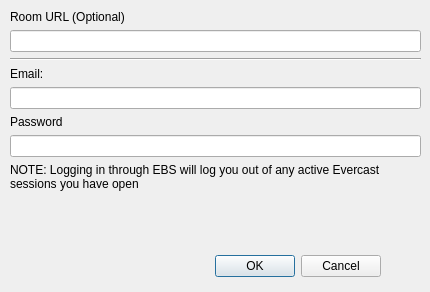
<?xml version="1.0" encoding="UTF-8"?>
<ui version="4.0">
 <class>OBSBasicLogin</class>
 <widget class="QDialog" name="OBSBasicLogin">
  <property name="geometry">
   <rect>
    <x>0</x>
    <y>0</y>
    <width>430</width>
    <height>292</height>
   </rect>
  </property>
  <property name="windowTitle">
   <string>Login</string>
  </property>
  <property name="modal">
   <bool>true</bool>
  </property>
  <widget class="QDialogButtonBox" name="buttonBox">
   <property name="geometry">
    <rect>
     <x>40</x>
     <y>250</y>
     <width>341</width>
     <height>32</height>
    </rect>
   </property>
   <property name="orientation">
    <enum>Qt::Horizontal</enum>
   </property>
   <property name="standardButtons">
    <set>QDialogButtonBox::Cancel|QDialogButtonBox::Ok</set>
   </property>
  </widget>
  <widget class="QWidget" name="verticalLayoutWidget">
   <property name="geometry">
    <rect>
     <x>10</x>
     <y>10</y>
     <width>411</width>
     <height>231</height>
    </rect>
   </property>
   <layout class="QVBoxLayout" name="verticalLayout">
    <item>
     <widget class="QLabel" name="label_3">
      <property name="text">
       <string>Room URL (Optional)</string>
      </property>
     </widget>
    </item>
    <item>
     <widget class="QLineEdit" name="roomURL">
      <property name="focusPolicy">
       <enum>Qt::ClickFocus</enum>
      </property>
     </widget>
    </item>
    <item>
     <widget class="Line" name="line">
      <property name="orientation">
       <enum>Qt::Horizontal</enum>
      </property>
     </widget>
    </item>
    <item>
     <widget class="QLabel" name="label">
      <property name="text">
       <string>Email:</string>
      </property>
     </widget>
    </item>
    <item>
     <widget class="QLineEdit" name="userEmail"/>
    </item>
    <item>
     <widget class="QLabel" name="label_2">
      <property name="text">
       <string>Password</string>
      </property>
     </widget>
    </item>
    <item>
     <widget class="QLineEdit" name="userPassword">
      <property name="echoMode">
       <enum>QLineEdit::Password</enum>
      </property>
     </widget>
    </item>
    <item>
     <widget class="QLabel" name="label_4">
      <property name="text">
       <string>NOTE: Logging in through EBS will log you out of any active Evercast sessions you have open</string>
      </property>
      <property name="wordWrap">
       <bool>true</bool>
      </property>
     </widget>
    </item>
    <item>
     <spacer name="verticalSpacer">
      <property name="orientation">
       <enum>Qt::Vertical</enum>
      </property>
      <property name="sizeHint" stdset="0">
       <size>
        <width>20</width>
        <height>40</height>
       </size>
      </property>
     </spacer>
    </item>
   </layout>
  </widget>
 </widget>
 <resources/>
 <connections>
  <connection>
   <sender>buttonBox</sender>
   <signal>accepted()</signal>
   <receiver>OBSBasicLogin</receiver>
   <slot>accept()</slot>
   <hints>
    <hint type="sourcelabel">
     <x>248</x>
     <y>254</y>
    </hint>
    <hint type="destinationlabel">
     <x>157</x>
     <y>274</y>
    </hint>
   </hints>
  </connection>
  <connection>
   <sender>buttonBox</sender>
   <signal>rejected()</signal>
   <receiver>OBSBasicLogin</receiver>
   <slot>reject()</slot>
   <hints>
    <hint type="sourcelabel">
     <x>316</x>
     <y>260</y>
    </hint>
    <hint type="destinationlabel">
     <x>286</x>
     <y>274</y>
    </hint>
   </hints>
  </connection>
 </connections>
</ui>
